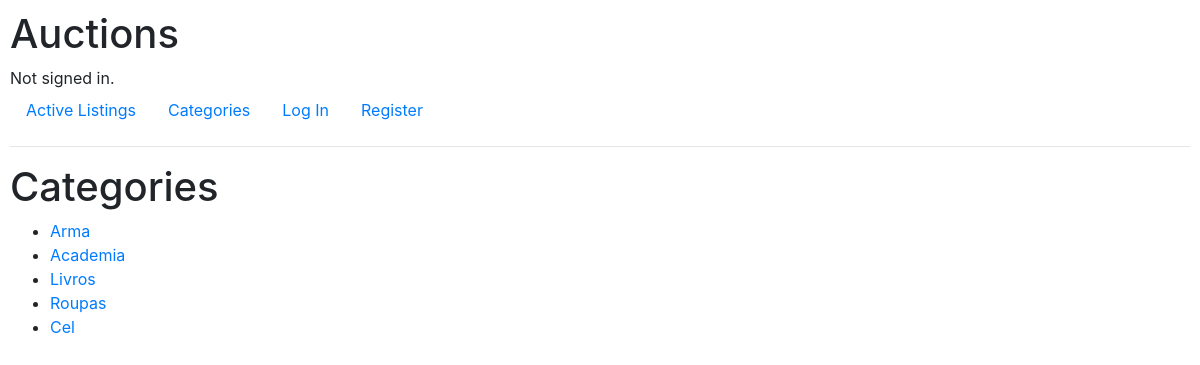
The page /categories on the database as committed earlier.
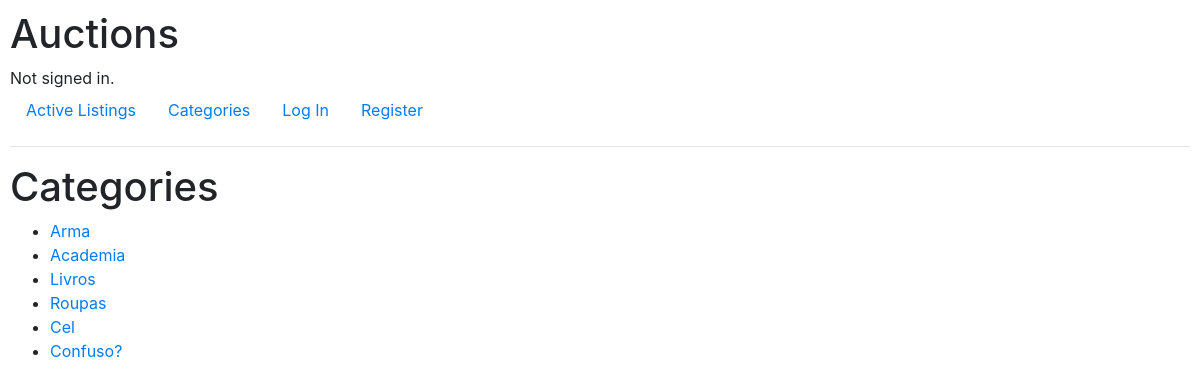
The same page on the database as committed later.
### auctions/models.py (models this page shows, shortened)
class Categories(models.Model):
    category_name = models.CharField(max_length=25)
    category_listing = models.ForeignKey(AuctionListing, on_delete=models.CASCADE, related_name="category_listing")

### auctions/views.py (the view)
# urls.py: path("categories", views.categories, name="categories"),
def categories(request):
    all_categories = Categories.objects.all()
    categories_array = []
    for ctg in all_categories:
        if ctg.category_name in categories_array:
            pass
        else:
            categories_array.append(ctg.category_name)
    x = []
    for ctg in categories_array:
        x.append(Categories.objects.filter(category_name=ctg).values().first())
    return render(request, "auctions/categories.html", context={
        "categories": all_categories,
        "teste": x
    })

### auctions/templates/auctions/categories.html (shortened to what this page needs)
{% extends 'auctions/layout.html' %}
{% block body %}
    <h1>Categories</h1>
    <ul>
        {% for category in teste %}
        <li><a href="{% url 'category_page' category.category_name %}">{{category.category_name}}</a></li>
        {% endfor %}
    </ul>
{% endblock %}

Rows that differ between the two databases and show on the page:
added Categories: category_name "Confuso?"
